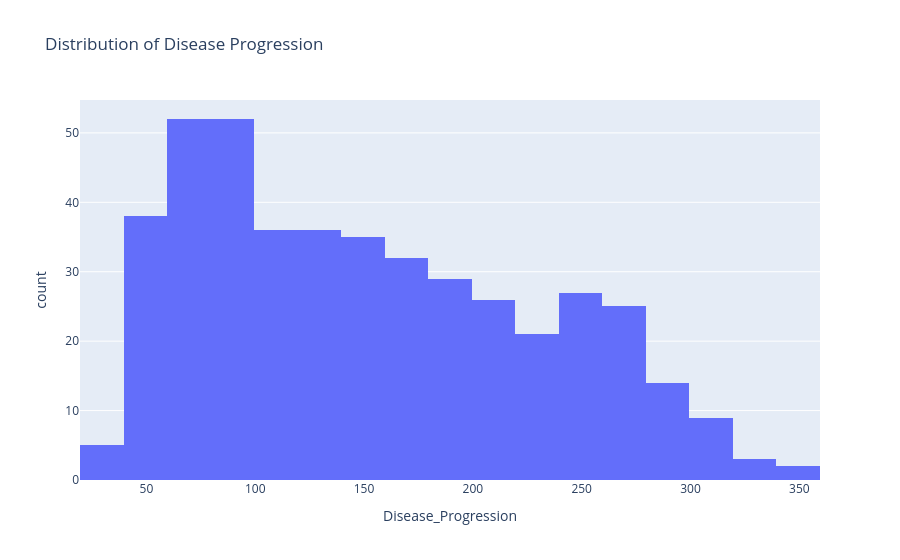

Source (notebook cell):
### Markdown cell above
<p style="color:Violet; font-family: ComicScansMS; font-size: 30px;"> Histogram (Disease Progression)

### Code cell
fig = px.histogram(
    df,
    x="Disease_Progression",
    nbins=30,
    title="Distribution of Disease Progression"
)

fig.show()

### Figure 1 — Plotly figure (JSON) as saved in the notebook; plotly's stock layout.template omitted (floating-point values rounded to 4 significant figures; data arrays with more than 128 entries replaced by an {"elided": "..."} marker saying what was removed)
{"data": [{"alignmentgroup": "True", "bingroup": "x", "hovertemplate": "Disease_Progression=%{x}<br>count=%{y}<extra></extra>", "legendgroup": "", "marker": {"color": "#636efa", "pattern": {"shape": ""}}, "name": "", "nbinsx": 30, "offsetgroup": "", "orientation": "v", "showlegend": false, "type": "histogram", "x": {"elided": "442 int values"}, "xaxis": "x", "yaxis": "y"}], "layout": {"barmode": "relative", "legend": {"tracegroupgap": 0}, "title": {"text": "Distribution of Disease Progression"}, "xaxis": {"anchor": "y", "domain": [0, 1], "title": {"text": "Disease_Progression"}}, "yaxis": {"anchor": "x", "domain": [0, 1], "title": {"text": "count"}}}}
